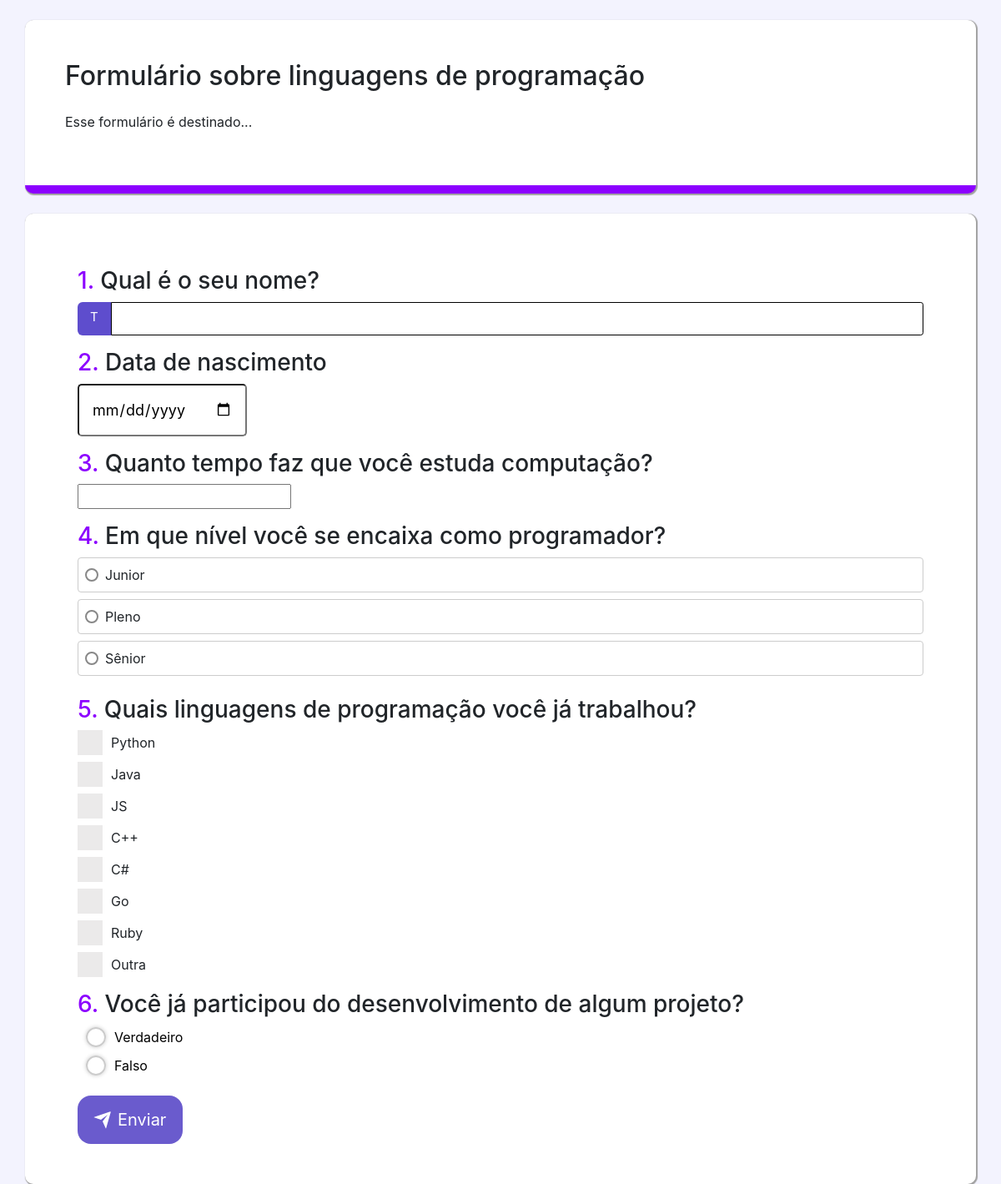
Page /formulario/responder_formulario/45/ on the committed database.
### formulario/models.py (models this page shows, shortened)
class FormDinamico(models.Model):
    nome = models.CharField(max_length=60)
    descricao = models.CharField(max_length=500)
    data_criacao = models.DateField()
    user = models.ForeignKey(User, default=None, on_delete=models.CASCADE)

class Questao(models.Model):
    TIPOS_DE_QUESTAO = [
        ('escolha_unica', 'Escolha Única'),
        ('multipla_escolha', 'Escolha Múltipla'),
        ('texto', 'Texto'),
        ('true_false', 'Verdadeiro ou Falso'),
        ('data', 'Data'),
        ('numero', 'Número'),
    ]
    questao_texto = models.CharField(max_length=255)
    tipo = models.CharField(max_length=20, choices=TIPOS_DE_QUESTAO)
    formulario = models.ForeignKey(FormDinamico, on_delete=models.CASCADE)
    itens = models.JSONField(max_length=1000, blank=True, null=True)

### formulario/views.py (the view, shortened to what this page needs)
# urls.py: path('responder_formulario/<int:formulario_id>/', views.responder_formulario_view, name='responder_formulario'),
def responder_formulario_view(request, formulario_id):
    if request.method == 'GET':
        formulario = FormDinamico.objects.get(id=formulario_id)
        context = {
            'formulario_id': formulario.id,
            'nome': formulario.nome,
            'descricao': formulario.descricao,
            'questoes': [],
        }
        questoes = Questao.objects.filter(formulario_id=formulario.id)
        for questao in questoes:
            questao_dict = {}
            questao_dict['questao_id'] = questao.id
            questao_dict['questao_texto'] = questao.questao_texto
            questao_dict['tipo'] = questao.tipo
            if questao.tipo == 'escolha_unica' or questao.tipo == 'multipla_escolha':
                questao_dict['itens'] = json.loads(questao.itens)
            context['questoes'].append(questao_dict)
        return render(request, 'responder_formulario.html', context)

### formulario/templates/responder_formulario.html (shortened to what this page needs)
{% load static %}
<!DOCTYPE html>
<html lang="en">
<head>
    <link rel="stylesheet" href="https://stackpath.bootstrapcdn.com/bootstrap/4.5.2/css/bootstrap.min.css">
    <link rel="stylesheet" href="{% static 'formulario/responder_formulario.css' %}">
</head>
<body>
<div class="container mt-4 formulario p-5 container-titulo">
        <h2 class="mb-4 titulo">{{ nome }}</h2>
        <p>{{ descricao }}</p>
</div>
<div class="container mt-4 formulario p-5">
    <div class="container questoes">
        <form id="resposta" method="post" action="{% url 'responder_formulario' formulario_id=formulario_id%}">
            {% for questao in questoes %}
                <h3 class="mt-3"><span class="counter">{{ forloop.counter }}.</span> {{ questao.questao_texto }}</h3>
                {% if questao.tipo ==  'texto' %}
                    <div class="input-group input-group-sm mb-3">
                        <span class="span-text">T</span>
                        <input type="text" class="form-control input-text" name="resposta_{{ questao.questao_id }}" required>
                    </div>
                {% elif questao.tipo ==  'escolha_unica' %}
                <div class="radio-group">
                    {% for item in questao.itens %}
                        <label class="radio-label" for="{{ item }}">
                        <span class="radio-inner-circle"></span>
                        {{ item }}
                        </label>
                    {% endfor %}
                </div>
                {% elif questao.tipo ==  'multipla_escolha' %}
                    {% for item in questao.itens %}
                    <div class="form-check">
                        <div class="checkbox-wrapper">
                            <label class="terms-label" for="{{ item }}">
                              <span class="label-text">{{ item }}</span>
                            </label>
                          </div>
                    </div>
                    {% endfor %}
                {% elif questao.tipo ==  'data' %}
                    <input type="date" name="resposta_{{ questao.questao_id }}" id="data" class="input-date">
                {% elif questao.tipo ==  'true_false' %}
                    <label class="radio-button">
                        <span class="radio"></span>
                        Verdadeiro
                    </label>
                    <label class="radio-button">
                        <span class="radio"></span>
                        Falso
                    </label>
                {% elif questao.tipo ==  'numero' %}
                    <input type="number" name="resposta_{{ questao.questao_id }}">
                {% endif %}
            {% endfor %}
            <button type="submit" class="mt-4">
                <div class="svg-wrapper-1">
                  <div class="svg-wrapper">
                    <svg
                      xmlns="http://www.w3.org/2000/svg"
                      viewBox="0 0 24 24"
                      width="24"
                      height="24"
                    >
                      <path fill="none" d="M0 0h24v24H0z"></path>
                      <path
                        fill="currentColor"
                        d="M1.946 9.315c-.522-.174-.527-.455.01-.634l19.087-6.362c.529-.176.832.12.684.638l-5.454 19.086c-.15.529-.455.547-.679.045L12 14l6-8-8 6-8.054-2.685z"
                      ></path>
                    </svg>
                  </div>
                </div>
                <span>Enviar</span>
            </button>
        </form>
    </div>
</div>

### templates/static/formulario/responder_formulario.css (style rules this page uses)
body { background-color: #F3F3FE; }
.form-check { padding-left: 0; }
.counter { color: #8c00ff; }
.container-titulo { border-bottom: 10px solid #8c00ff; }
.formulario { background-color: white; border-radius: 10px; box-shadow: 1px 1px 1px 1px rgb(160, 160, 160); }
.input-group { display: flex; align-items: center; }
.input-text { min-height: 40px; width: 80%; padding: 0 1rem; color: #000; font-size: 15px; border: 1px solid black; border-radius: 6px 0 0 6px; background-color: transparent; }
.span-text { min-height: 40px; padding: .5em 1em; border: none; border-radius: 6px 0px 0 6px; background-color: #5e4dcd; color: #fff; font-size: 15px; cursor: pointer; transition: background-color .3s ease-in-out; }
.input-date { width: 20%; padding: 15px; color: #000; font-size: 18px; border-radius: 5px; background-color: #fff; }
button { font-family: inherit; font-size: 20px; background: hsl(248, 53%, 58%); color: white; padding: 0.7em 1em; padding-left: 0.9em; display: flex; align-items: center; border: none; border-radius: 16px; overflow: hidden; transition: all 0.2s; cursor: pointer; }
button span { display: block; margin-left: 0.3em; transition: all 0.3s ease-in-out; }
button svg { display: block; transform-origin: center center; transition: transform 0.3s ease-in-out; }
.checkbox-wrapper .terms-label { cursor: pointer; display: flex; align-items: center; }
.checkbox-wrapper .terms-label .label-text { margin-left: 10px; }
.checkbox-wrapper .checkbox-svg { width: 30px; height: 30px; }
.radio-group { display: flex; flex-direction: column; }
.radio-label { display: flex; align-items: center; padding: 0.5em; margin-bottom: 0.5em; background-color: #fff; border: 1px solid #ccc; border-radius: 4px; transition: background-color 0.2s, border-color 0.2s; }
.radio-inner-circle { display: inline-block; width: 1em; height: 1em; border: 2px solid #888; border-radius: 50%; margin-right: 0.5em; transition: border-color 0.2s; position: relative; }
.radio-button { display: flex; gap: 10px; justify-content:baseline; margin: 10px; position: relative; color: black; }
.radio { position: relative; display: inline-block; width: 24px; height: 24px; border-radius: 50%; border: 2px solid #ccc; box-shadow: 0px 0px 5px rgba(0, 0, 0, 0.2); transform: translateZ(-25px); transition: all 0.3s ease-in-out; }
.radio::before { position: absolute; content: ''; width: 10px; height: 10px; top: 5px; left: 5px; border-radius: 50%; background-color: #8c00ff; box-shadow: 0px 0px 10px rgba(0, 0, 0, 0.5); opacity: 0; transition: all 0.3s ease-in-out; }

### rows in the picture
FormDinamico: nome "Formulário sobre linguagens de programação", descricao "Esse formulário é destinado..."
Questao: questao_texto "Qual é o seu nome?"
Questao: questao_texto "Data de nascimento"
Questao: questao_texto "Quanto tempo faz que você estuda computação?"
Questao: questao_texto "Em que nível você se encaixa como programador?", tipo "escolha_unica" (drawn)
Questao: questao_texto "Quais linguagens de programação você já trabalhou?", tipo "multipla_escolha" (drawn)
Questao: questao_texto "Você já participou do desenvolvimento de algum projeto?", tipo "true_false" (drawn)

### other values in the picture
{{ item }} "Junior" "Pleno" "Sênior"
{{ item }} "Python" "Java" "JS" "C++" "C#" "Go" "Ruby" "Outra"
